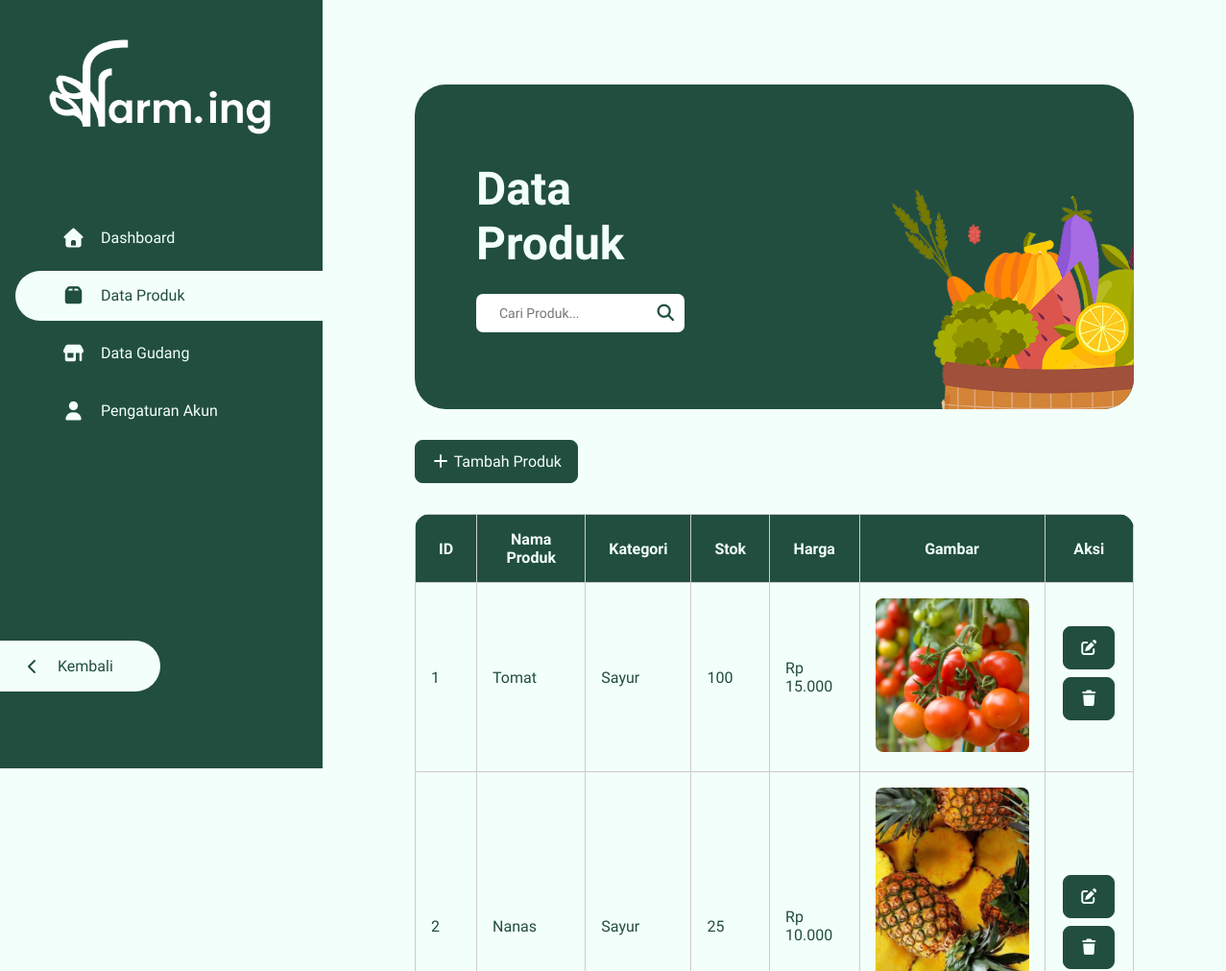
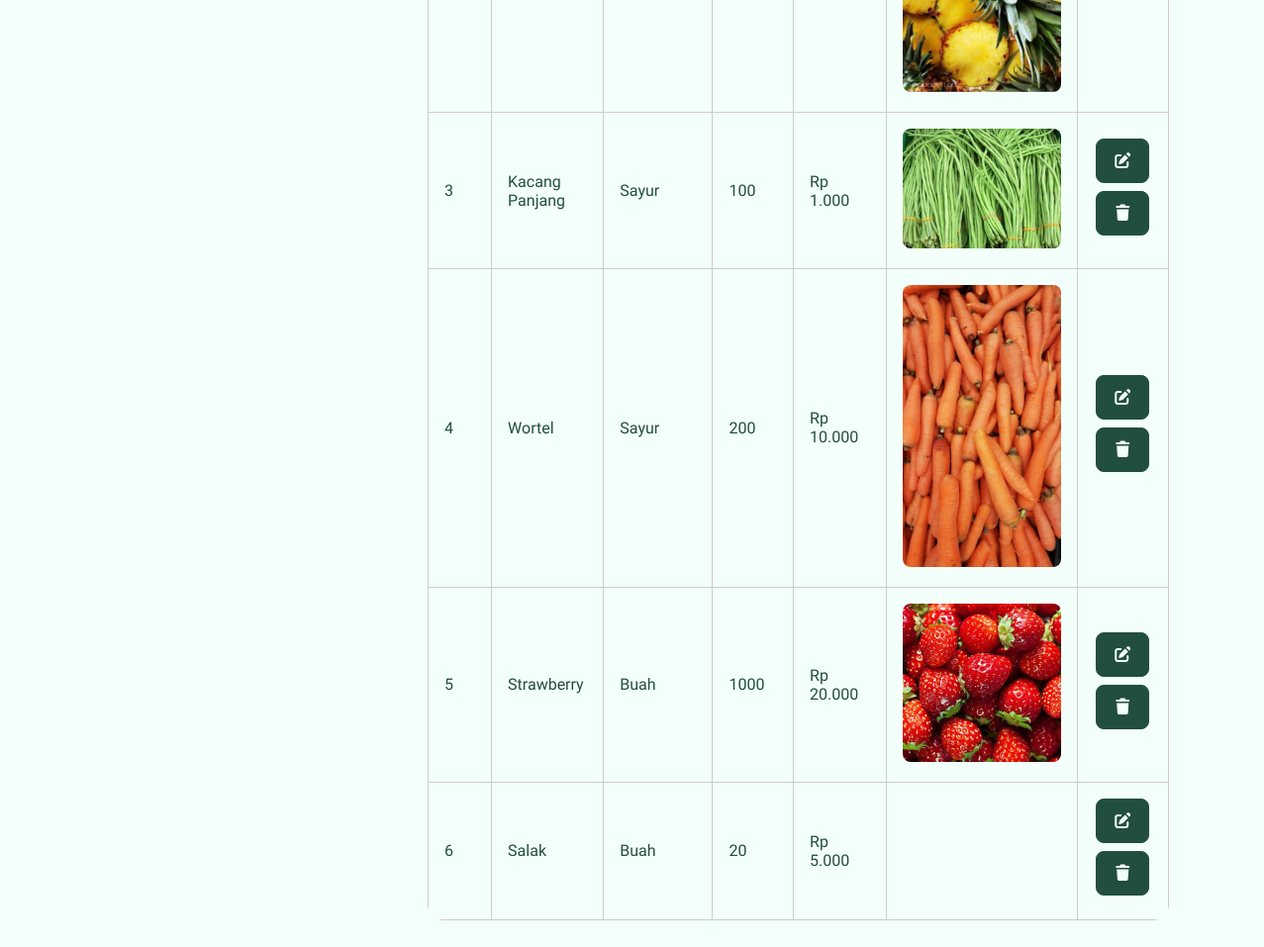
/dashboard/admin/produk/index.php (signed in), run on an earlier commit of the app's database (2 pictures, top to bottom).
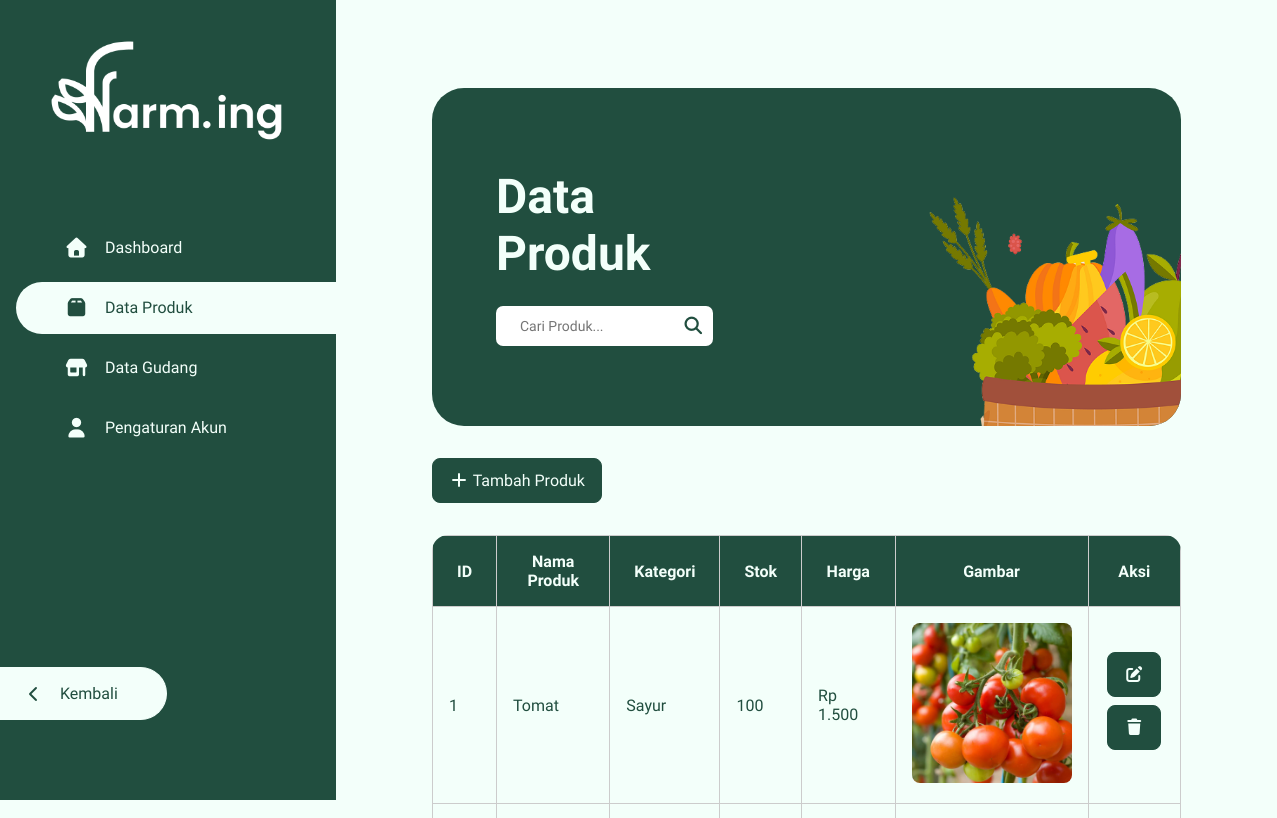
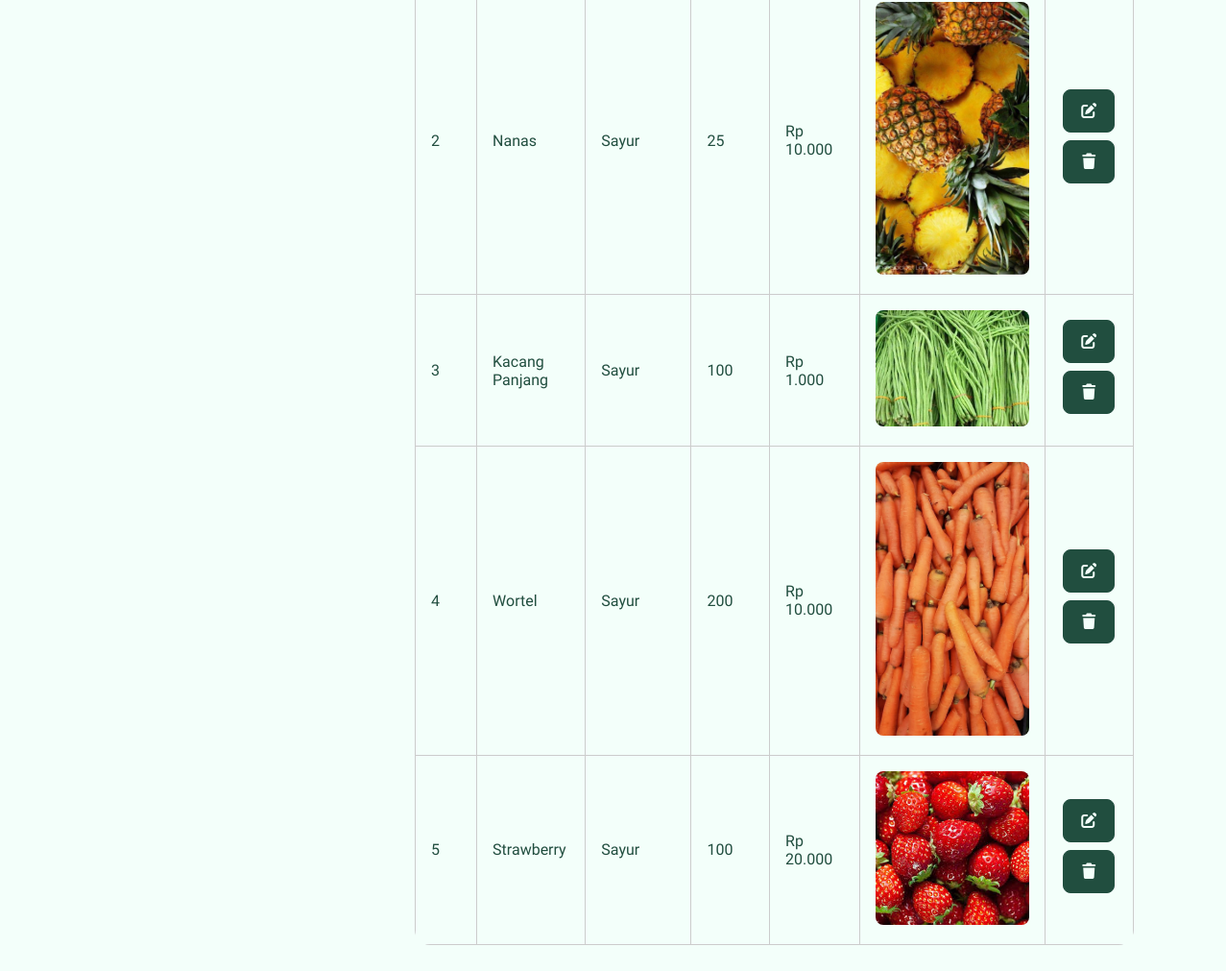
And on a later commit of the database (2 pictures, top to bottom).
### tables this page shows
CREATE TABLE `produk` (
  `id_produk` int(11) NOT NULL,
  `nama` varchar(250) NOT NULL,
  `id_kategori` int(11) NOT NULL,
  `stok` int(50) NOT NULL,
  `harga` decimal(50,0) NOT NULL,
  `gambar` varchar(200) NOT NULL
);

CREATE TABLE `kategori` (
  `id_kategori` int(11) NOT NULL,
  `nama_kategori` varchar(20) NOT NULL
);

### dashboard/admin/produk/index.php (the view, shortened to what this page needs)
<?php
require_once '../../../includes/koneksi.php';
$query_get = "SELECT produk.*, kategori.nama_kategori AS kategori
            FROM produk
            JOIN kategori ON produk.id_kategori = kategori.id_kategori
            WHERE produk.nama LIKE '%%'
               OR produk.id_kategori LIKE '%%'
               OR produk.stok LIKE '%%'
               OR produk.harga LIKE '%%'";
if (isset($_GET['search'])) {
    require_once $_SERVER['DOCUMENT_ROOT'] . NM_FOLDER . '/functions/products.php';
    $keyword = $_GET['search'];
    $result = cari_produk($conn, $keyword);
} else {
    $result = $conn->query($query_get);
}
?>
<!DOCTYPE html>
<html lang="en">
<head>
    <link rel="stylesheet" href="../../../assets/style/global.css">
    <link rel="stylesheet" href="../../../assets/style/dashboard.css">
    <link rel="stylesheet" href="https://cdnjs.cloudflare.com/ajax/libs/font-awesome/7.0.1/css/all.min.css">
</head>
<body>
    <main class="crud produk">
        <?php require_once '../../../includes/admin/aside.php'; ?>
        <div class="main">
            <section class="heading">
                <div class="heading-body">
                    <h1>Data Produk</h1>
                    <form action="./" method="get" class="search-bar">
                        <input type="text" name="search" id="search" placeholder="Cari Produk...">
                        <button type="submit">
                            <i class="fas fa-search"></i>
                        </button>
                    </form>
                    <img src="../../../assets/img/dash-produk.png" alt="">
                </div>
            </section>
            <section class="view-data">
                <a href="kelola/" class="btn btn-crud-dark">
                    <i class="fas fa-plus"></i>
                    Tambah Produk
                </a>
                <table>
                    <thead>
                        <tr>
                            <th>ID</th>
                            <th>Nama Produk</th>
                            <th>Kategori</th>
                            <th>Stok</th>
                            <th>Harga</th>
                            <th>Gambar</th>
                            <th>Aksi</th>
                        </tr>
                    </thead>
                    <tbody>
                        <?php
                        while ($row = $result->fetch_assoc()) {
                            $formatted_harga = 'Rp ' . number_format($row['harga'], 0, ',', '.');
                        ?>
                        <tr>
                            <td><?= $row['id_produk'] ?></td>
                            <td><?= $row['nama'] ?></td>
                            <td><?= $row['kategori'] ?></td>
                            <td><?= $row['stok'] ?></td>
                            <td><?= $formatted_harga ?></td>
                            <td class="img-produk">
                                <img src="../../../uploads/<?= $row['gambar'] ?>" alt="">
                            </td>
                            <td class="aksi">
                                <a href="kelola/?id=<?= $row['id_produk'] ?>" class="btn btn-crud-dark">
                                    <i class="fas fa-edit"></i>
                                </a>
                                <button href="?delete=<?= $row['id_produk'] ?>" data-id="<?= $row['id_produk'] ?>" class="btn btn-crud-dark crud-delete" onclick="//return confirm('Apakah Anda yakin ingin menghapus data ini?')">
                                    <i class="fas fa-trash"></i>
                                </button>
                            </td>
                        </tr>
                        <?php }
                        ?>
                    </tbody>
                </table>
            </section>
        </div>
    </main>
</body>
</html>

### includes/admin/aside.php (shortened to what this page needs)
<?php
$script_name = dirname($_SERVER['SCRIPT_NAME']);
$namaFolder = basename($script_name);
$explode = explode('/', trim($script_name, '/'));
$namaFolder2 = $explode[count($explode) - 2];
?>
<aside class="sidebar">
    <img src="<?= NM_FOLDER . "/assets/img/logo_main.png" ?>" alt="Logo Farming" class="logo">
    <div class="sidebar-nav">
        <a href="<?= NM_FOLDER . "/dashboard/admin/"; ?>" class="<?= ($namaFolder == 'admin') ? 'active' : ''; ?>">
            <i class="fas fa-house"></i>
            <span>Dashboard</span>
        </a>
        <a href="<?= NM_FOLDER . "/dashboard/admin/produk"; ?>" class="<?= ($namaFolder == 'produk' || $namaFolder2 == 'produk') ? 'active' : ''; ?>">
            <i class="fas fa-box"></i>
            <span>Data Produk</span>
        </a>
        <a href="<?= NM_FOLDER . "/dashboard/admin/gudang"; ?>" class="<?= ($namaFolder == 'gudang' || $namaFolder2 == 'gudang') ? 'active' : ''; ?>">
            <i class="fas fa-shop"></i>
            <span>Data Gudang</span>
        </a>
        <a href="<?= NM_FOLDER . "/dashboard/admin/pengaturan"; ?>" class="<?= ($namaFolder == 'pengaturan' || $namaFolder2 == 'pengaturan') ? 'active' : ''; ?>">
            <i class="fas fa-user"></i>
            <span>Pengaturan Akun</span>
        </a>
    </div>
    <div class="back">
        <a href="<?= NM_FOLDER . "/" ?>">
            <i class="fas fa-chevron-left icon-desktop"></i>
            <span>Kembali</span>
        </a>
    </div>
</aside>

### assets/style/global.css (style rules this page uses)
:root { --primary: #214E3F; --secondary: #F3FFFA; --alternate: #E2FFF5; --default-transition: cubic-bezier(0.165, 0.84, 0.44, 1); }
* { margin: 0; padding: 0; box-sizing: border-box; scroll-behavior: smooth; font-family: 'Nunito Sans', Arial, sans-serif; scroll-margin-top: 5rem; }
body { background-color: var(--secondary); font-family: 'Nunito Sans', Arial, sans-serif; }
a { text-decoration: none; }
.btn { padding: 0.75rem 3rem; border-radius: 60px; width: fit-content; display: block; transition: .3s var(--default-transition); cursor: pointer; font-size: 1rem; }
.btn-crud-dark { background-color: var(--primary); color: var(--secondary); border: 1px solid var(--primary); border-radius: 0.5rem !important; padding: 0.75rem 1rem !important; }

### assets/style/dashboard.css (style rules this page uses)
main { display: flex; }
main h1 { font-size: 3rem; }
.sidebar { background-color: var(--primary); color: var(--secondary); padding-left: 1rem; height: 100dvh; position: sticky; top: 0; }
.sidebar .logo { padding: 2rem 3rem 2rem 2rem; width: 20rem; }
.sidebar a { color: var(--secondary); }
.sidebar .sidebar-nav { display: flex; flex-direction: column; gap: 0.5rem; margin-top: 2rem; }
.sidebar .sidebar-nav a { display: flex; gap: 1rem; align-items: center; padding: 1rem 0 1rem 3rem; transition: background 0.2s, color 0.2s, border-radius 0.2s; }
.sidebar .sidebar-nav a.active, .sidebar .sidebar-nav a:hover { background-color: var(--secondary); color: var(--primary); border-radius: 100px 0 0 100px; }
.sidebar .sidebar-nav a .fas { font-size: 1.25rem; }
.sidebar .back { background-color: var(--secondary); position: absolute; bottom: 10%; left: 0; border-radius: 0 3rem 3rem 0; border: 1px solid var(--secondary); border-left: none; transition: background 0.2s, color 0.2s, border-radius 0.2s; }
.sidebar .back a { display: flex; gap: 1rem; align-items: center; color: var(--primary); padding: 1rem 3rem 1rem 1.5rem; }
.sidebar .icon-desktop { display: block; }
main .main { width: 100%; padding: 4rem 6rem; color: var(--primary); }
main .main .heading .heading-body { position: relative; background-color: var(--primary); padding: 5rem 4rem; color: var(--secondary); border-radius: 2rem; margin-top: 1.5rem; }
main .main .heading .heading-body h1 { width: 40%; }
main .main .heading .heading-body img { position: absolute; bottom: 0; right: 0; width: 40%; }
main.crud .main .heading .heading-body img { border-bottom-right-radius: inherit; width: 45%; }
main.crud .view-data { margin-top: 2rem; }
main.crud .search-bar { position: relative; margin-top: 1.5rem; }
main.crud .search-bar input { position: relative; padding: 0.75rem 1.5rem; border-radius: 7px; outline: none; border: none; width: 35%; font-size: 14px; }
main.crud .search-bar button { position: absolute; left: 30%; top: 50%; transform: translateY(-50%); z-index: 2; border: none; background: none; color: var(--primary); cursor: pointer; font-size: 1.1rem; }
main.crud .view-data table { width: 100%; border-spacing: 0; border-collapse: collapse; text-align: left; margin-top: 2rem; border-radius: 1rem; padding: 1rem; overflow: hidden; }
main.crud .view-data td, main.crud .view-data th { border: 1px solid #ccc; padding: 1rem; }
main.crud .view-data table thead { background-color: var(--primary); color: var(--secondary); }
main.crud .view-data table thead th { padding: 1rem 1.5rem; text-align: center; }
main.crud .view-data table tbody tr { border-bottom: 1px solid #ccc; transition: background-color 0.2s; }
main.crud .view-data table img { width: 10rem; height: auto; border-radius: 0.5rem; }
main.crud .view-data table .img-produk { text-align: center; }
main.crud .view-data table .aksi { text-align: center; }
main.crud .view-data table .aksi .btn { display: inline-block; margin-bottom: 0.5rem; }

What changed in the data, as far as the page shows it:
removed produk: id_produk "6", nama "Salak", id_kategori.nama_kategori "Buah", stok "20", harga "Rp 5.000"
changed produk "Tomat": harga "Rp 15.000" → "Rp 1.500"
changed produk "Strawberry": id_kategori.nama_kategori "Buah" → "Sayur"; stok "1000" → "100"
